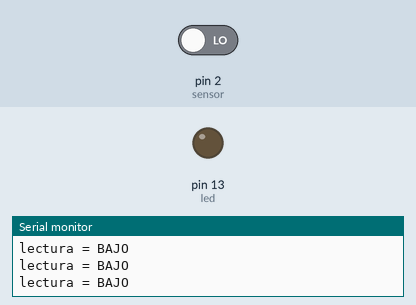
A sketch run on a simulated Arduino Uno, built with avr-gcc and run on an emulated ATmega328P. Parts: output pins drawn as LEDs (lit = HIGH), the last lines printed to the serial monitor. The inputs (shaded band) are chosen by the test bench; at power-on: pin 2 (sensor) LOW.

Above: at 1.2 s.
1.3 s: pin 2 (sensor) driven HIGH
At 2.2 s:
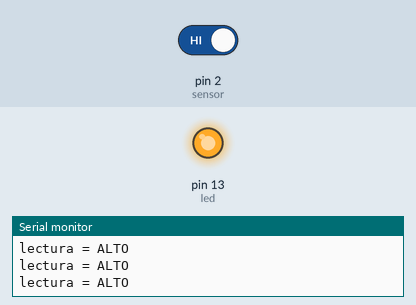
2.8 s: pin 2 (sensor) driven LOW
At 4.2 s:
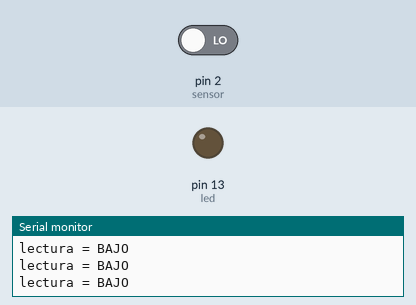
Timing chart, 0 to 5.8 s (numbered marks = the images above; inputs shaded):
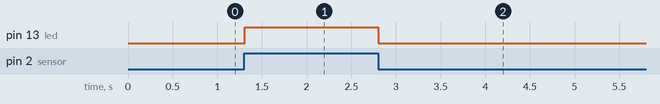

The sketch:

Infrarojo.ino
```cpp
int led = 13;
int sensor = 2;

void setup()
{
  Serial.begin(9600);
  pinMode(led, OUTPUT);
  pinMode(sensor, INPUT);
}

void loop()
{
  int estado = digitalRead(sensor);
  digitalWrite(led, estado == HIGH ? HIGH : LOW);
  Serial.print("lectura = ");
  Serial.print(estado == HIGH ? "ALTO" : "BAJO");
  Serial.println();
  delay(20);
}
```

Measured:
- after the input at 1.3 s, pin 13 (led): LOW → HIGH at once
- after the input at 2.8 s, pin 13 (led): HIGH → LOW at once
